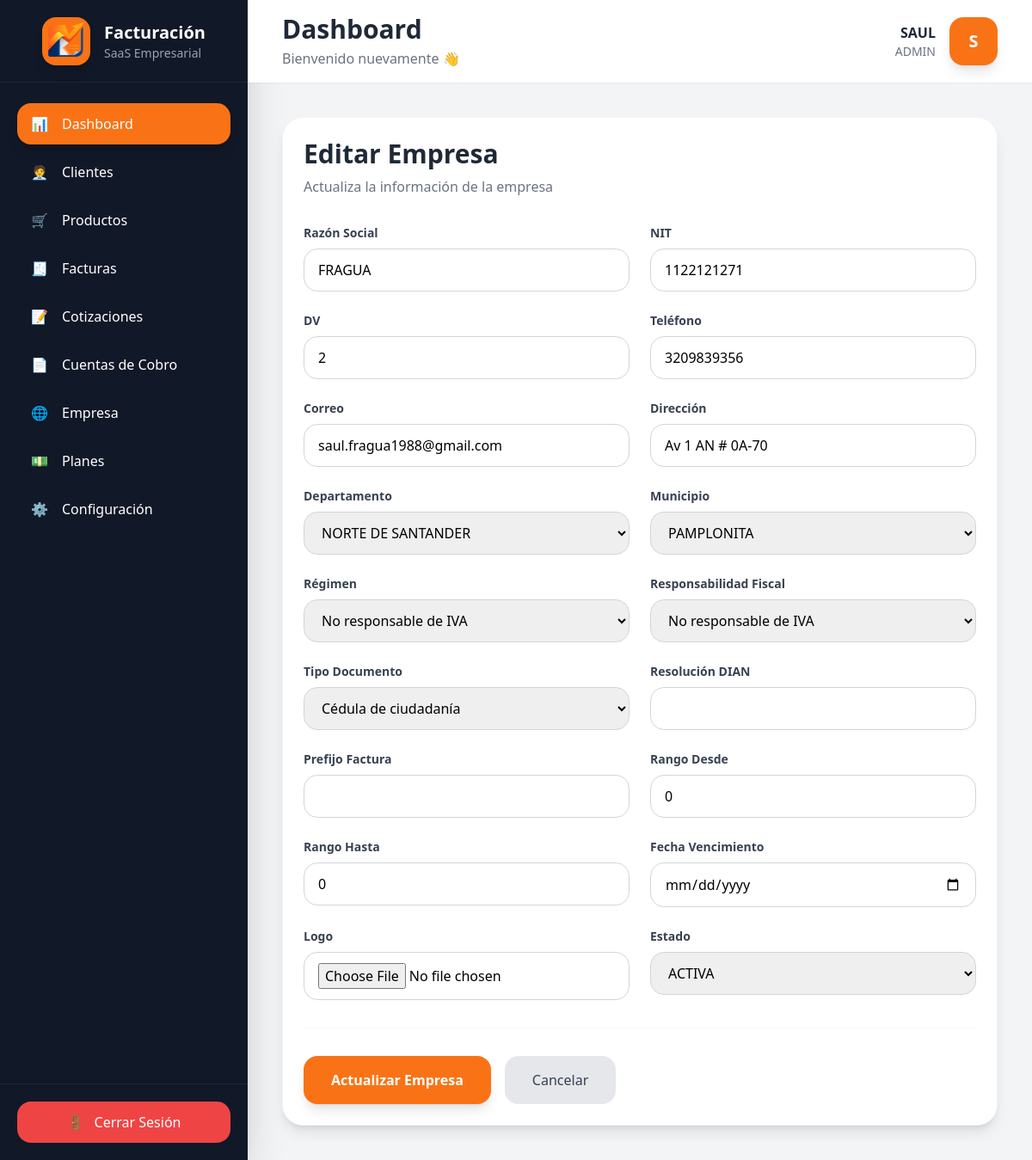
/public/empresa/editar/2 (signed in), run on the app's committed database.
### tables this page shows
CREATE TABLE `empresas` (
  `id` int(11) NOT NULL,
  `plan_id` int(11) DEFAULT 1,
  `razon_social` varchar(200) NOT NULL,
  `nit` varchar(30) NOT NULL,
  `dv` varchar(5) DEFAULT NULL,
  `direccion` varchar(255) DEFAULT NULL,
  `telefono` varchar(30) DEFAULT NULL,
  `correo` varchar(150) DEFAULT NULL,
  `resolucion_dian` varchar(100) DEFAULT NULL,
  `prefijo_factura` varchar(20) DEFAULT NULL,
  `rango_desde` int(11) DEFAULT NULL,
  `rango_hasta` int(11) DEFAULT NULL,
  `fecha_vencimiento` date DEFAULT NULL,
  `logo` varchar(255) DEFAULT NULL,
  `estado` enum('ACTIVA','SUSPENDIDA','ELIMINADA') DEFAULT 'ACTIVA',
  `created_at` timestamp NOT NULL DEFAULT current_timestamp(),
  `municipio_id` int(11) DEFAULT NULL,
  `departamento_id` int(11) DEFAULT NULL,
  `regimen_id` int(11) DEFAULT NULL,
  `responsabilidad_fiscal_id` int(11) DEFAULT NULL,
  `tipo_documento_id` int(11) DEFAULT NULL
);

CREATE TABLE `departamentos` (
  `id` int(11) NOT NULL,
  `codigo` varchar(5) NOT NULL,
  `nombre` varchar(100) NOT NULL
);

CREATE TABLE `municipios` (
  `id` int(11) NOT NULL,
  `departamento_id` int(11) NOT NULL,
  `codigo` varchar(10) NOT NULL,
  `nombre` varchar(150) NOT NULL
);

CREATE TABLE `regimenes` (
  `id` int(11) NOT NULL,
  `codigo` varchar(20) DEFAULT NULL,
  `nombre` varchar(150) NOT NULL,
  `estado` tinyint(1) DEFAULT 1,
  `created_at` timestamp NOT NULL DEFAULT current_timestamp()
);

CREATE TABLE `responsabilidades_fiscales` (
  `id` int(11) NOT NULL,
  `codigo` varchar(20) NOT NULL,
  `nombre` varchar(255) NOT NULL,
  `estado` tinyint(1) DEFAULT 1,
  `created_at` timestamp NOT NULL DEFAULT current_timestamp()
);

CREATE TABLE `tipos_documento` (
  `id` int(11) NOT NULL,
  `codigo` varchar(10) NOT NULL,
  `nombre` varchar(150) NOT NULL,
  `tipo_persona` enum('NATURAL','JURIDICA','AMBAS') DEFAULT 'AMBAS',
  `estado` tinyint(1) DEFAULT 1,
  `created_at` timestamp NOT NULL DEFAULT current_timestamp()
);

### app/views/Empresa/editar.php (the view, shortened to what the rows shown need)
<div class="bg-white rounded-3xl shadow-lg p-6 border border-gray-100">
    <div class="mb-8">
        <h2 class="text-3xl font-bold text-gray-800">
            Editar Empresa
        </h2>
        <p class="text-gray-500 mt-2">
            Actualiza la información de la empresa
        </p>
    </div>
    <form
        method="POST"
        enctype="multipart/form-data"
    >
        <div class="grid grid-cols-1 md:grid-cols-2 xl:grid-cols-3 gap-6">
            <div>
                <label class="block text-sm font-semibold text-gray-700 mb-2">
                    Razón Social
                </label>
                <input
                    type="text"
                    name="razon_social"
                    value="<?= $data['empresa']->razon_social; ?>"
                    required
                    class="w-full px-4 py-3 rounded-2xl border border-gray-300"
                >
            </div>
            <div>
                <label class="block text-sm font-semibold text-gray-700 mb-2">
                    NIT
                </label>
                <input
                    type="text"
                    name="nit"
                    value="<?= $data['empresa']->nit; ?>"
                    required
                    class="w-full px-4 py-3 rounded-2xl border border-gray-300"
                >
            </div>
            <div>
                <label class="block text-sm font-semibold text-gray-700 mb-2">
                    DV
                </label>
                <input
                    type="text"
                    name="dv"
                    value="<?= $data['empresa']->dv; ?>"
                    class="w-full px-4 py-3 rounded-2xl border border-gray-300"
                >
            </div>
            <div>
                <label class="block text-sm font-semibold text-gray-700 mb-2">
                    Teléfono
                </label>
                <input
                    type="text"
                    name="telefono"
                    value="<?= $data['empresa']->telefono; ?>"
                    class="w-full px-4 py-3 rounded-2xl border border-gray-300"
                >
            </div>
            <div>
                <label class="block text-sm font-semibold text-gray-700 mb-2">
                    Correo
                </label>
                <input
                    type="email"
                    name="correo"
                    value="<?= $data['empresa']->correo; ?>"
                    class="w-full px-4 py-3 rounded-2xl border border-gray-300"
                >
            </div>
            <div>
                <label class="block text-sm font-semibold text-gray-700 mb-2">
                    Dirección
                </label>
                <input
                    type="text"
                    name="direccion"
                    value="<?= $data['empresa']->direccion; ?>"
                    class="w-full px-4 py-3 rounded-2xl border border-gray-300"
                >
            </div>
            <div>
                <label class="block text-sm font-semibold text-gray-700 mb-2">
                    Departamento
                </label>
                <select
                    id="departamento"
                    name="departamento_id"
                    class="w-full px-4 py-3 rounded-2xl border border-gray-300"
                >
                    <?php foreach($data['departamentos'] as $dep): ?>
                        <option
                            value="<?= $dep->id; ?>"
                            <?= $data['empresa']->departamento_id == $dep->id
                                ? 'selected'
                                : ''; ?>
                        >
                            <?= $dep->nombre; ?>
                        </option>
                    <?php endforeach; ?>
                </select>
            </div>
            <div>
                <label class="block text-sm font-semibold text-gray-700 mb-2">
                    Municipio
                </label>
                <select
                    id="municipio"
                    name="municipio_id"
                    class="w-full px-4 py-3 rounded-2xl border border-gray-300"
                >
                    <?php foreach($data['municipios'] as $mun): ?>
                        <option
                            value="<?= $mun->id; ?>"
                            <?= $data['empresa']->municipio_id == $mun->id
                                ? 'selected'
                                : ''; ?>
                        >
                            <?= $mun->nombre; ?>
                        </option>
                    <?php endforeach; ?>
                </select>
            </div>
            <div>
                <label class="block text-sm font-semibold text-gray-700 mb-2">
                    Régimen
                </label>
                <select
                    name="regimen_id"
                    class="w-full px-4 py-3 rounded-2xl border border-gray-300"
                >
                    <?php foreach($data['regimenes'] as $regimen): ?>
                        <option
                            value="<?= $regimen->id; ?>"
                            <?= $data['empresa']->regimen_id == $regimen->id
                                ? 'selected'
                                : ''; ?>
                        >
                            <?= $regimen->nombre; ?>
                        </option>
                    <?php endforeach; ?>
                </select>
            </div>
            <div>
                <label class="block text-sm font-semibold text-gray-700 mb-2">
                    Responsabilidad Fiscal
                </label>
                <select
                    name="responsabilidad_fiscal_id"
                    class="w-full px-4 py-3 rounded-2xl border border-gray-300"
                >
                    <?php foreach($data['responsabilidades'] as $r): ?>
                        <option
                            value="<?= $r->id; ?>"
                            <?= $data['empresa']->responsabilidad_fiscal_id == $r->id
                                ? 'selected'
                                : ''; ?>
                        >
                            <?= $r->nombre; ?>
                        </option>
                    <?php endforeach; ?>
                </select>
            </div>
            <div>
                <label class="block text-sm font-semibold text-gray-700 mb-2">
                    Tipo Documento
                </label>
                <select
                    name="tipo_documento_id"
                    class="w-full px-4 py-3 rounded-2xl border border-gray-300"
                >
                    <?php foreach($data['tipos_documento'] as $tipo): ?>
                        <option
                            value="<?= $tipo->id; ?>"
                            <?= $data['empresa']->tipo_documento_id == $tipo->id
                                ? 'selected'
                                : ''; ?>
                        >
                            <?= $tipo->nombre; ?>
                        </option>
                    <?php endforeach; ?>
                </select>
            </div>
            <div>
                <label class="block text-sm font-semibold text-gray-700 mb-2">
                    Resolución DIAN
                </label>
                <input
                    type="text"
                    name="resolucion_dian"
                    value="<?= $data['empresa']->resolucion_dian; ?>"
                    class="w-full px-4 py-3 rounded-2xl border border-gray-300"
                >
            </div>
            <div>
                <label class="block text-sm font-semibold text-gray-700 mb-2">
                    Prefijo Factura
                </label>
                <input
                    type="text"
                    name="prefijo_factura"
                    value="<?= $data['empresa']->prefijo_factura; ?>"
                    class="w-full px-4 py-3 rounded-2xl border border-gray-300"
                >
            </div>
            <div>
                <label class="block text-sm font-semibold text-gray-700 mb-2">
                    Rango Desde
                </label>
                <input
                    type="number"
                    name="rango_desde"
                    value="<?= $data['empresa']->rango_desde; ?>"
                    class="w-full px-4 py-3 rounded-2xl border border-gray-300"
                >
            </div>
            <div>
                <label class="block text-sm font-semibold text-gray-700 mb-2">
                    Rango Hasta
                </label>
                <input
                    type="number"
                    name="rango_hasta"
                    value="<?= $data['empresa']->rango_hasta; ?>"
                    class="w-full px-4 py-3 rounded-2xl border border-gray-300"
                >
            </div>
            <div>
                <label class="block text-sm font-semibold text-gray-700 mb-2">
                    Fecha Vencimiento
                </label>
                <input
                    type="date"
                    name="fecha_vencimiento"
                    value="<?= $data['empresa']->fecha_vencimiento; ?>"
                    class="w-full px-4 py-3 rounded-2xl border border-gray-300"
                >
            </div>
            <div>
                <label class="block text-sm font-semibold text-gray-700 mb-2">
                    Logo
                </label>
                <input
                    type="file"
                    name="logo"
                    class="w-full px-4 py-3 rounded-2xl border border-gray-300"
                >
            </div>
            <div>
                <label class="block text-sm font-semibold text-gray-700 mb-2">
                    Estado
                </label>
                <select
                    name="estado"
                    class="w-full px-4 py-3 rounded-2xl border border-gray-300"
                >
                    <option value="ACTIVA"
                        <?= $data['empresa']->estado == 'ACTIVA'
                            ? 'selected'
                            : ''; ?>>
                        ACTIVA
                    </option>
                </select>
            </div>
        </div>
        <div class="flex flex-col sm:flex-row items-center gap-4 pt-8 mt-8 border-t border-gray-100">
            <button
                type="submit"
                class="w-full sm:w-auto bg-orange-500 hover:bg-orange-600 text-white px-8 py-4 rounded-2xl shadow-lg font-semibold transition"
            >
                Actualizar Empresa
            </button>
            <a
                href="<?= URL; ?>/empresa"
                class="w-full sm:w-auto text-center bg-gray-200 hover:bg-gray-300 text-gray-700 px-8 py-4 rounded-2xl transition"
            >
                Cancelar
            </a>
        </div>
    </form>
</div>

### data on the page
empresas: razon_social "FRAGUA", nit "1122121271", dv "2", telefono "3209839356", correo "saul.fragua1988@gmail.com", direccion "Av 1 AN # 0A-70", departamento_id "NORTE DE SANTANDER", municipio_id "PAMPLONITA", regimen_id "No responsable de IVA", responsabilidad_fiscal_id "No responsable de IVA", tipo_documento_id "Cédula de ciudadanía", rango_desde "0", rango_hasta "0", estado "ACTIVA"

### other printed values
$_SESSION['usuario_nombre'] "SAUL"
$_SESSION['usuario_rol'] "ADMIN"
substr($_SESSION['usuario_nombre'], 0, 1) "S"
